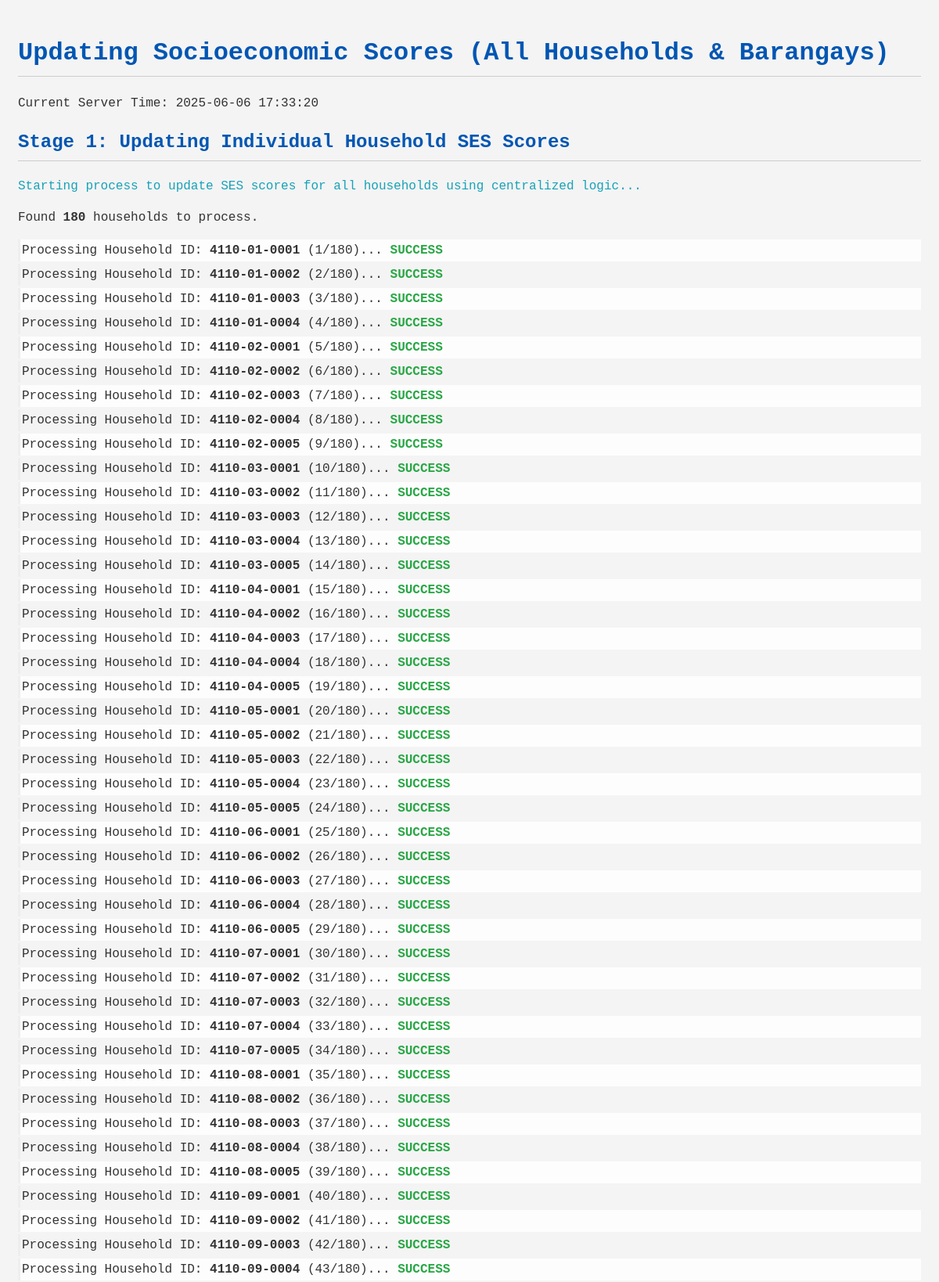
Page /php/UpdateAdvancedSES.php (upper part) on the committed database.
### tables this page shows
CREATE TABLE `household` (
  `householdID` varchar(20) NOT NULL,
  `barangayID` varchar(20) NOT NULL,
  `barangayName` varchar(255) NOT NULL,
  `householdname` varchar(255) NOT NULL,
  `totalMembers` int(11) DEFAULT 0,
  `sesScore` decimal(10,2) DEFAULT NULL
);

### php/ses_calculation_logic.php (called while the page is built, shortened)
<?php
$education_scores_rubric = [
    'No Education' => 4,
    'Elementary' => 3,
    'High School' => 2,
    'College' => 1,
    'default_edu_score' => 4
];
$occupation_group_scores_rubric = [
    'Very Low Skill/Informal/Lowest Income' => 4,
    'Low Skill/Informal or Entry-Level/Low Income' => 3,
    'Semi-Skilled/Established/Moderate Income' => 2,
    'Skilled/Established Business/Potentially Higher Income' => 1
];
$occupation_mapping_rubric = [
    'Unemployed' => 'Very Low Skill/Informal/Lowest Income',
    'No Regular Occupation' => 'Very Low Skill/Informal/Lowest Income',
    'Agricultural Labor/Seasonal Worker' => 'Very Low Skill/Informal/Lowest Income',
    'Small-Scale Fisherman/Fisherwoman' => 'Very Low Skill/Informal/Lowest Income',
    'Laundry Service' => 'Very Low Skill/Informal/Lowest Income',
    'Waste Picker/Scavenger' => 'Very Low Skill/Informal/Lowest Income',
    'Household Helper' => 'Very Low Skill/Informal/Lowest Income',
    'Street Vendor' => 'Low Skill/Informal or Entry-Level/Low Income',
    'Market Vendor' => 'Low Skill/Informal or Entry-Level/Low Income',
    'Construction Laborer/Helper' => 'Low Skill/Informal or Entry-Level/Low Income',
    'Tricycle/Jeepney Driver' => 'Low Skill/Informal or Entry-Level/Low Income',
    'Entry-Level Factory Worker' => 'Low Skill/Informal or Entry-Level/Low Income',
    'Non-Professional Caregiver' => 'Low Skill/Informal or Entry-Level/Low Income',
    'Home-based Craft Production' => 'Low Skill/Informal or Entry-Level/Low Income',
    'Carpenter/Mason' => 'Semi-Skilled/Established/Moderate Income',
    'Hairdresser/Barber (Established Small Stall/Home-Based)' => 'Semi-Skilled/Established/Moderate Income',
    'Manicurist/Pedicurist (Established Small Stall/Home-Based)' => 'Semi-Skilled/Established/Moderate Income',
    'Market Vendor (Established)' => 'Semi-Skilled/Established/Moderate Income',
    'Tricycle/Jeepney Driver (More Regular)' => 'Semi-Skilled/Established/Moderate Income',
    'Skilled Factory Worker' => 'Semi-Skilled/Established/Moderate Income',
    'Small Sari-Sari Store Owner (Developing)' => 'Semi-Skilled/Established/Moderate Income',
    'Food Stall Operator (Developing)' => 'Semi-Skilled/Established/Moderate Income',
    'Established Small Sari-Sari Store Owner' => 'Skilled/Established Business/Potentially Higher Income',
    'Established Food Stall Operator (Good Income)' => 'Skilled/Established Business/Potentially Higher Income',
    'Skilled Tradesperson (Regular Contracts)' => 'Skilled/Established Business/Potentially Higher Income',
    'Small Business Owner (Micro-enterprise with steady income)' => 'Skilled/Established Business/Potentially Higher Income',
    'Teacher' => 'Skilled/Established Business/Potentially Higher Income',
    'default_occ_score_parent_group' => 'Very Low Skill/Informal/Lowest Income'
];
$health_scores_rubric = [
    'Severe Illness' => 4,
    'Significant Illness' => 3,
    'Managed Illness' => 2,
    'No Illness' => 1,
    'default_health_score' => 1
];
$W_edu_rubric = 1;
$W_health_rubric = 1;
$W_econ_rubric = 1;
function getIncomeCategoryScoreForSES($decimal_income) {
    if ($decimal_income === null) return 5;
    if ($decimal_income <= 5000) return 5;
    else if ($decimal_income <= 10000) return 4;
    else if ($decimal_income <= 15000) return 3;
    else if ($decimal_income <= 20000) return 2;
    else return 1;
}
function calculateAndUpdateHouseholdSES($householdID_to_calculate, $db_connection) {
    global $education_scores_rubric, $occupation_group_scores_rubric, $occupation_mapping_rubric,
           $health_scores_rubric, $W_edu_rubric, $W_health_rubric, $W_econ_rubric;
    $beneficiaries_query = "SELECT relationship, education, occupation, income, health FROM beneficiaries WHERE householdID = ?";
    $stmt_beneficiaries = mysqli_prepare($db_connection, $beneficiaries_query);
    mysqli_stmt_bind_param($stmt_beneficiaries, "s", $householdID_to_calculate);
    if (!mysqli_stmt_execute($stmt_beneficiaries)) {
        error_log("SES CALC (HHID: $householdID_to_calculate): Execute failed for beneficiaries query: " . mysqli_stmt_error($stmt_beneficiaries));
        mysqli_stmt_close($stmt_beneficiaries);
        return false;
    }
    $beneficiaries_result = mysqli_stmt_get_result($stmt_beneficiaries);
    $sum_edu_scores = 0;
    $sum_health_scores = 0;
    $member_count_for_edu_health = 0;
    $sum_parent_economic_contributions = 0;
    $parent_count = 0;
    $household_ses_score = null;
    if (mysqli_num_rows($beneficiaries_result) > 0) {
        while ($ben_row = mysqli_fetch_assoc($beneficiaries_result)) {
            $member_count_for_edu_health++;
            $edu_level = $ben_row['education'];
            $edu_score = $education_scores_rubric[$edu_level] ?? $education_scores_rubric['default_edu_score'];
            $sum_edu_scores += $edu_score;
            $health_status = $ben_row['health'];
            $health_score = $health_scores_rubric[$health_status] ?? $health_scores_rubric['default_health_score'];
            $sum_health_scores += $health_score;
            if ($ben_row['relationship'] === 'Head' || $ben_row['relationship'] === 'Spouse') {
                $parent_count++;
                $occupation = $ben_row['occupation'];
                $occ_group_key = $occupation_mapping_rubric[$occupation] ?? $occupation_mapping_rubric['default_occ_score_parent_group'];
                $occ_score = $occupation_group_scores_rubric[$occ_group_key] ?? 4;
                $decimal_income = ($ben_row['income'] !== null) ? (float)$ben_row['income'] : null;
                $inc_score = getIncomeCategoryScoreForSES($decimal_income);
                $sum_parent_economic_contributions += ($occ_score + $inc_score);
            }
        }
        $avg_household_edu_score = ($member_count_for_edu_health > 0) ? ($sum_edu_scores / $member_count_for_edu_health) : $education_scores_rubric['default_edu_score'];
        $avg_household_health_score = ($member_count_for_edu_health > 0) ? ($sum_health_scores / $member_count_for_edu_health) : $health_scores_rubric['default_health_score'];
        $avg_parent_economic_component = ($occupation_group_scores_rubric[$occupation_mapping_rubric['default_occ_score_parent_group']] + getIncomeCategoryScoreForSES(null));
        if ($parent_count > 0) {
            $avg_parent_economic_component = $sum_parent_economic_contributions / $parent_count;
        }
        $household_ses_score = ($avg_household_edu_score * $W_edu_rubric) +
                               ($avg_household_health_score * $W_health_rubric) +
                               ($avg_parent_economic_component * $W_econ_rubric);
    }
    if ($household_ses_score !== null) {
        $update_hh_sql = "UPDATE household SET sesScore = ? WHERE householdID = ?";
        $stmt_hh_update = mysqli_prepare($db_connection, $update_hh_sql);
        if ($stmt_hh_update) {
            mysqli_stmt_bind_param($stmt_hh_update, "ds", $household_ses_score, $householdID_to_calculate);
            $exec_result = mysqli_stmt_execute($stmt_hh_update);
            return true;
        } else {
            error_log("SES CALC (HHID: $householdID_to_calculate): Prepare failed for household update: " . mysqli_error($db_connection));
            return false;
        }
    }
    return false;
}
?>

### php/UpdateAdvancedSES.php (the view, shortened to what this page needs)
<?php
require_once __DIR__ . '/config.php';
require_once __DIR__ . '/ses_calculation_logic.php';
echo "<!DOCTYPE html><html><head><title>Update All SES Scores</title>";
echo "</head><body>";
echo "<h1>Updating Socioeconomic Scores (All Households & Barangays)</h1>";
echo "<p>Current Server Time: " . date('Y-m-d H:i:s') . "</p>";
echo "<h2>Stage 1: Updating Individual Household SES Scores</h2>";
echo "<p class='info'>Starting process to update SES scores for all households using centralized logic...</p>";
$household_ids_query = "SELECT householdID FROM household ORDER BY householdID";
$household_ids_result = mysqli_query($conn, $household_ids_query);
$households_total = mysqli_num_rows($household_ids_result);
$households_processed_count = 0;
$households_failed_count = 0;
echo "<p>Found <strong>" . $households_total . "</strong> households to process.</p><ul>";
while ($hh_row = mysqli_fetch_assoc($household_ids_result)) {
    $householdID = $hh_row['householdID'];
    $households_processed_count++;
    echo "<li>Processing Household ID: <strong>" . htmlspecialchars($householdID) . "</strong> ($households_processed_count/$households_total)... ";
    if (calculateAndUpdateHouseholdSES($householdID, $conn)) {
        echo "<span class='success'>SUCCESS</span></li>";
    } else {
        echo "<span class='error'>FAILED (check server error log for details specific to HHID: " . htmlspecialchars($householdID) . ")</span></li>";
        $households_failed_count++;
    }
}
echo "</ul>";
echo "</body></html>";
?>

### php/UpdateAdvancedSES.php (style rules this page uses)
body { font-family: 'Courier New', Courier, monospace; line-height: 1.5; padding: 15px; background-color: #f4f4f4; color: #333; }
h1, h2 { color: #0056b3; border-bottom: 1px solid #ccc; padding-bottom: 5px; }
.success { color: #28a745; font-weight: bold; }
.info { color: #17a2b8; }
ul { list-style-type: none; padding-left: 0; }
li { margin-bottom: 3px; padding: 2px; border-left: 3px solid #eee; }
li:nth-child(odd) { background-color: #fdfdfd; }

### rows in the picture
household: householdID "4110-01-0001"
household: householdID "4110-01-0002"
household: householdID "4110-01-0003"
household: householdID "4110-01-0004"
household: householdID "4110-02-0001"
household: householdID "4110-02-0002"
household: householdID "4110-02-0003"
household: householdID "4110-02-0004"
household: householdID "4110-02-0005"
household: householdID "4110-03-0001"
household: householdID "4110-03-0002"
household: householdID "4110-03-0003"
household: householdID "4110-03-0004"
household: householdID "4110-03-0005"
household: householdID "4110-04-0001"
household: householdID "4110-04-0002"
household: householdID "4110-04-0003"
household: householdID "4110-04-0004"
household: householdID "4110-04-0005"
household: householdID "4110-05-0001"
household: householdID "4110-05-0002"
household: householdID "4110-05-0003"
household: householdID "4110-05-0004"
household: householdID "4110-05-0005"
household: householdID "4110-06-0001"
household: householdID "4110-06-0002"
household: householdID "4110-06-0003"
household: householdID "4110-06-0004"
household: householdID "4110-06-0005"
household: householdID "4110-07-0001"
household: householdID "4110-07-0002"
household: householdID "4110-07-0003"
household: householdID "4110-07-0004"
household: householdID "4110-07-0005"
household: householdID "4110-08-0001"
household: householdID "4110-08-0002"
household: householdID "4110-08-0003"
household: householdID "4110-08-0004"
household: householdID "4110-08-0005"
household: householdID "4110-09-0001"
household: householdID "4110-09-0002"
household: householdID "4110-09-0003"
household: householdID "4110-09-0004"

### other values in the picture
$households_total "180"
